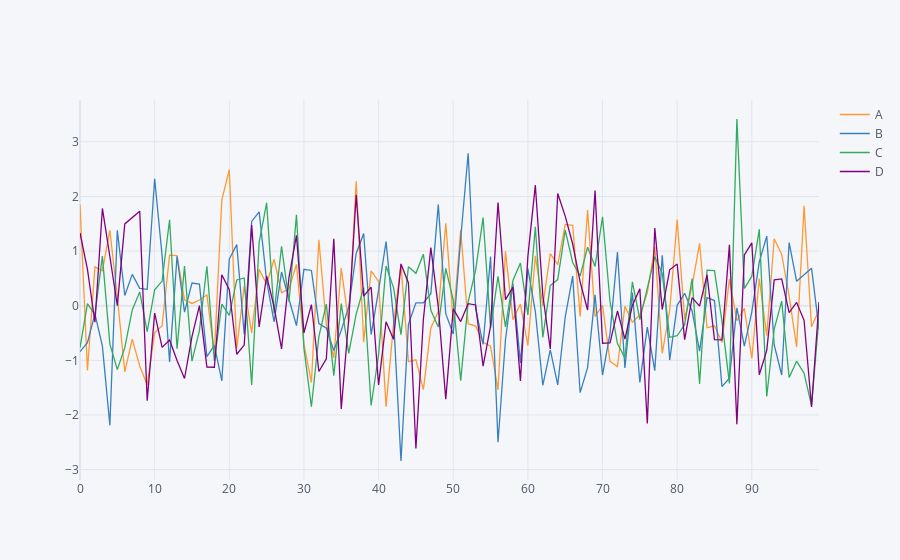

Notebook cell for this chart:
### Code cell
df.iplot()#cufflinks and plotly
